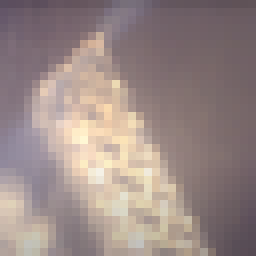
#> input picture trainingtest/Good1.png, 32 x 32 px (shown 8 times larger); its folder holds only this picture in this run
$ jupyter execute --allow-errors 'Dataset Preparation.ipynb'   (older library calls are emulated)
#> lines starting #> are read from the running program, lines starting #| are printed output that depends on the picture
option 1: convert to csv file- https://pub.towardsai.net/how-to-create-a-new-custom-dataset-from-images-9b95977964ab

option 2: manually process with PIL

current classifications:

0: good (g)
1: low pressure (l)
2: too close (t)

[cell 1]
# option 1:

[cell 2]
# Convert the images into a CSV
# Run the following code to convert all the images into a CSV and label them accordingly.

from PIL import Image
import numpy as np
import sys
import os
import csv


# default format can be changed as needed
def createFileList(myDir, format='.png'):
#> called with myDir = 'trainingtest/', format = '.png'
    fileList = []
    print(myDir)
    labels = []
    names = []
    keywords = {"G" : "0","L": "1", "T" : "2"} # keys and values updated to test data
    for root, dirs, files in os.walk(myDir, topdown=True):
        for name in files:
            if name.endswith(format):
                fullName = os.path.join(root, name)
                fileList.append(fullName)
            for keyword in keywords:
                if keyword in name:
                    labels.append(keywords[keyword])
            names.append(name)
    return fileList, labels, names


# load the original image
myFileList, labels, names  = createFileList('trainingtest/')
i = 0
for file in myFileList:
    print(file)
    img_file = Image.open(file)
#> img_file is the input picture: PIL image 32x32 RGBA; mean R, G, B, A 154.5, 137.8, 134.6, 255
    # img_file.show()
# get original image parameters...
    width, height = img_file.size
#> width = 32; height = 32
    format = img_file.format
#> format = 'PNG'
    mode = img_file.mode
#> mode = 'RGBA'
# Make image Greyscale
    img_grey = img_file.convert('L') # L for greyscale, RGB for colored - can probably just use greyscale later?
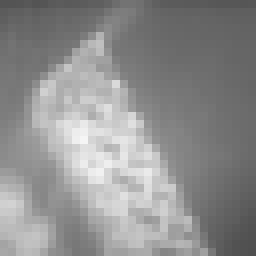
#> img_grey: PIL image 32x32 L (shown 8 times larger); min 79, max 245, mean 142.4
    #img_grey.save('result.png')
    #img_grey.show()
# Save Greyscale values
    value = np.asarray(img_grey.getdata(), dtype=np.int).reshape((width, height)) # must add third parameter 3 for RGB
    value = value.flatten()
#> value = 1024 values, max 245 at index 554, min 79 at index 1023, mean 142.4

    value = np.append(value,labels[i])
    i +=1

    print(value)
#> (printed output is left out)
    with open("test_data.csv", 'a') as f: # save file as test_data.csv
        writer = csv.writer(f)
        writer.writerow(value)


$ run again, on trainingtest/Good5.png
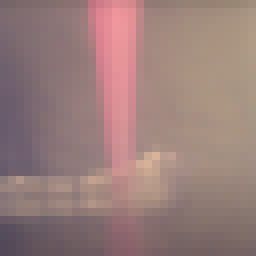
#> input picture trainingtest/Good5.png, 32 x 32 px (shown 8 times larger)
#> img_file is the input picture: PIL image 32x32 RGBA; mean R, G, B, A 153.4, 126, 122.9, 255
#> `img_grey = img_file.convert('L')`:
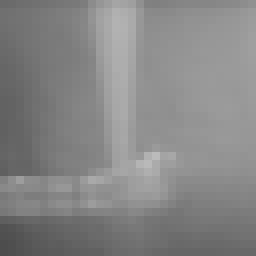
#> img_grey: PIL image 32x32 L (shown 8 times larger); min 77, max 187, mean 133.8
#> `value = value.flatten()`: value = 1024 values, max 187 at index 627, min 77 at index 960, mean 133.8
#> (printed output is left out)

$ run again, on trainingtest/Good6.png
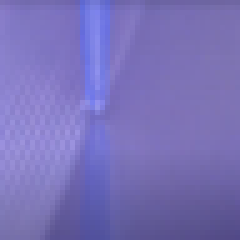
#> input picture trainingtest/Good6.png, 48 x 48 px (shown 5 times larger)
#> img_file is the input picture: PIL image 48x48 RGBA; mean R, G, B, A 121.1, 112.7, 184.6, 255
#> `img_grey = img_file.convert('L')`:
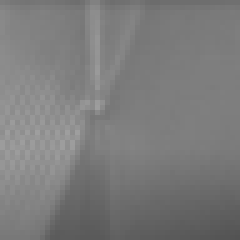
#> img_grey: PIL image 48x48 L (shown 5 times larger); min 83, max 158, mean 123.4
#> `value = value.flatten()`: value = 2304 values, max 158 at index 1255, min 83 at index 2303, mean 123.4
#> (printed output is left out)

$ run again, on trainingtest/Good7.png
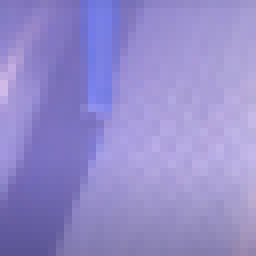
#> input picture trainingtest/Good7.png, 32 x 32 px (shown 8 times larger)
#> img_file is the input picture: PIL image 32x32 RGBA; mean R, G, B, A 148.7, 139.2, 203, 255
#> `img_grey = img_file.convert('L')`:
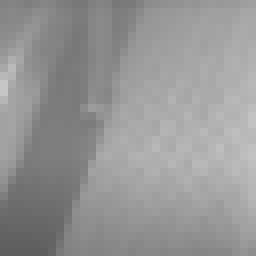
#> img_grey: PIL image 32x32 L (shown 8 times larger); min 94, max 197, mean 149.3
#> `value = value.flatten()`: value = 1024 values, max 197 at index 320, min 94 at index 992, mean 149.3
#> (printed output is left out)

$ run again, on trainingtest/Good2.png
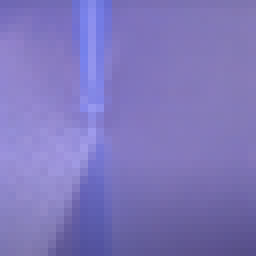
#> input picture trainingtest/Good2.png, 32 x 32 px (shown 8 times larger)
#> img_file is the input picture: PIL image 32x32 RGBA; mean R, G, B, A 127, 118.6, 187.8, 255
#> `img_grey = img_file.convert('L')`:
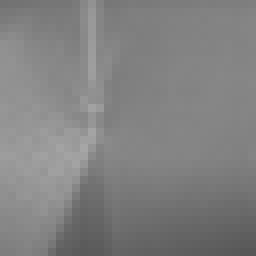
#> img_grey: PIL image 32x32 L (shown 8 times larger); min 87, max 166, mean 129
#> `value = value.flatten()`: value = 1024 values, max 166 at index 586, min 87 at index 1022, mean 129
#> (printed output is left out)
